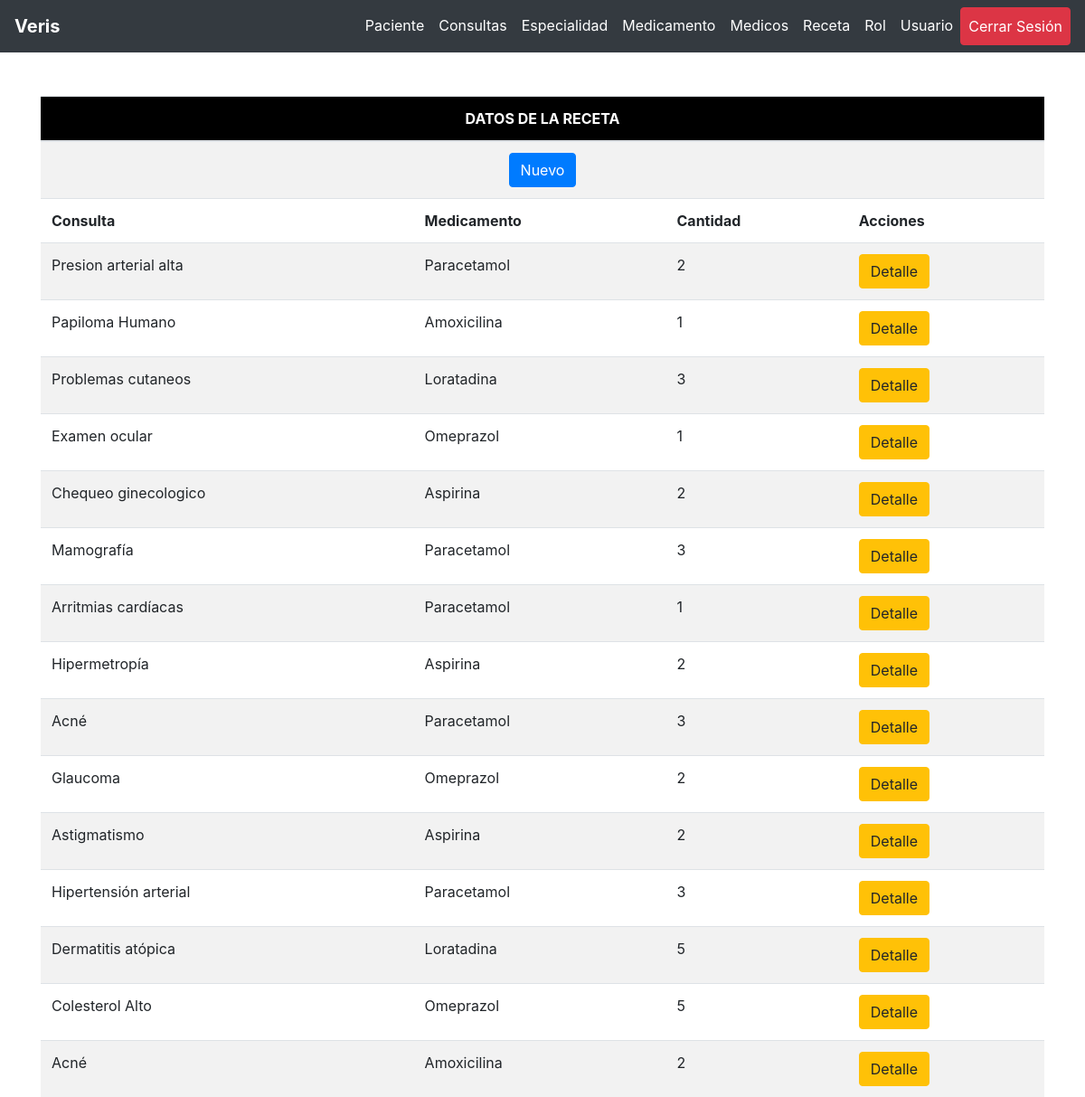
Screenshot of /dashboard.php?list=receta (signed in) with the database file from the repository.
### tables this page shows
CREATE TABLE `recetas` (
  `IdReceta` int(11) NOT NULL,
  `IdConsulta` int(11) NOT NULL,
  `IdMedicamento` int(11) NOT NULL,
  `Cantidad` int(11) NOT NULL
);

CREATE TABLE `consultas` (
  `IdConsulta` int(11) NOT NULL,
  `IdMedico` int(11) NOT NULL,
  `IdPaciente` int(11) NOT NULL,
  `FechaConsulta` date NOT NULL,
  `HI` time NOT NULL,
  `HF` time NOT NULL,
  `Diagnostico` text NOT NULL
);

CREATE TABLE `medicamentos` (
  `IdMedicamento` int(11) NOT NULL,
  `Nombre` varchar(50) NOT NULL,
  `Tipo` varchar(50) NOT NULL
);

### www/class/class.receta.php (the view, shortened to what this page needs)
<?php
class Receta
{
	private $con;
	function __construct($cn)
	{
		$this->con = $cn;
	}
	public function get_list($rol)
	{
		$d_new = "newreceta/0";
		$d_new_final = base64_encode($d_new);
		$html = '
		<div class="container">
    <div class="tab" role="tabpanel">
                    <div class="table-responsive">
											<table class="table table-striped mb-0">
											<thead style="background-color: black;">
												<th colspan="8" class="text-center" style="color: white;">DATOS DE LA RECETA</th>
											</thead>
											<tr>
												<th colspan="8" class="text-center"><a class="btn btn-primary " href="dashboard.php?d=' . $d_new_final . '" class="align-middle">Nuevo</a></th>
											</tr>
											<tr>
												<th>Consulta</th>
												<th>Medicamento</th>
												<th>Cantidad</th>
												<th colspan="3">Acciones</th>
											</tr>';
		$sql = "SELECT r.IdReceta, c.Diagnostico as consultas, m.Nombre as medicamentos, r.cantidad
				FROM recetas r, consultas c, medicamentos m
				WHERE r.idConsulta=c.idConsulta AND r.idMedicamento=m.idMedicamento;";
		$res = $this->con->query($sql);
		while ($row = $res->fetch_assoc()) {
			$d_del = "delreceta/" . $row['IdReceta'];
			$d_del_final = base64_encode($d_del);
			$d_act = "actreceta/" . $row['IdReceta'];
			$d_act_final = base64_encode($d_act);
			$d_det = "detreceta/" . $row['IdReceta'];
			$d_det_final = base64_encode($d_det);
			$html .= '
				<tr>
					<td>' . $row['consultas'] . '</td>
					<td>' . $row['medicamentos'] . '</td>
					<td>' . $row['cantidad'] . '</td>';
					if($rol == 1){
						$html .= '
					<td><a class="btn btn-danger " href="dashboard.php?d=' . $d_del_final . '">Borrar</a></td>
					<td><a class="btn btn-success " href="dashboard.php?d=' . $d_act_final . '">Actualizar</a></td>
					<td><a class="btn btn-warning" href="dashboard.php?d=' . $d_det_final . '">Detalle</a></td>';
					}elseif($rol == 2){
						$html .= '
						<td><a class="btn btn-success " href="dashboard.php?d=' . $d_act_final . '">Actualizar</a></td>
						<td><a class="btn btn-warning" href="dashboard.php?d=' . $d_det_final . '">Detalle</a></td>';
					}elseif($rol == 3){
						$html .= '
						<td><a class="btn btn-warning" href="dashboard.php?d=' . $d_det_final . '">Detalle</a></td>';
					}elseif($rol == 4){
						$html .= '';
					}else{
						$html .= '';
					}
					$html .='</tr>';
		}
		$html .= '
		</table>
</div>
</div>';
		return $html;
	}
}

### rows the page displays
recetas: IdConsulta.Diagnostico "Presion arterial alta", IdMedicamento.Nombre "Paracetamol", Cantidad "2"
recetas: IdConsulta.Diagnostico "Papiloma Humano", IdMedicamento.Nombre "Amoxicilina", Cantidad "1"
recetas: IdConsulta.Diagnostico "Problemas cutaneos", IdMedicamento.Nombre "Loratadina", Cantidad "3"
recetas: IdConsulta.Diagnostico "Examen ocular", IdMedicamento.Nombre "Omeprazol", Cantidad "1"
recetas: IdConsulta.Diagnostico "Chequeo ginecologico", IdMedicamento.Nombre "Aspirina", Cantidad "2"
recetas: IdConsulta.Diagnostico "Mamografía", IdMedicamento.Nombre "Paracetamol", Cantidad "3"
recetas: IdConsulta.Diagnostico "Arritmias cardíacas", IdMedicamento.Nombre "Paracetamol", Cantidad "1"
recetas: IdConsulta.Diagnostico "Hipermetropía", IdMedicamento.Nombre "Aspirina", Cantidad "2"
recetas: IdConsulta.Diagnostico "Acné", IdMedicamento.Nombre "Paracetamol", Cantidad "3"
recetas: IdConsulta.Diagnostico "Glaucoma", IdMedicamento.Nombre "Omeprazol", Cantidad "2"
recetas: IdConsulta.Diagnostico "Astigmatismo", IdMedicamento.Nombre "Aspirina", Cantidad "2"
recetas: IdConsulta.Diagnostico "Hipertensión arterial", IdMedicamento.Nombre "Paracetamol", Cantidad "3"
recetas: IdConsulta.Diagnostico "Dermatitis atópica", IdMedicamento.Nombre "Loratadina", Cantidad "5"
recetas: IdConsulta.Diagnostico "Colesterol Alto", IdMedicamento.Nombre "Omeprazol", Cantidad "5"
recetas: IdConsulta.Diagnostico "Acné", IdMedicamento.Nombre "Amoxicilina", Cantidad "2"
